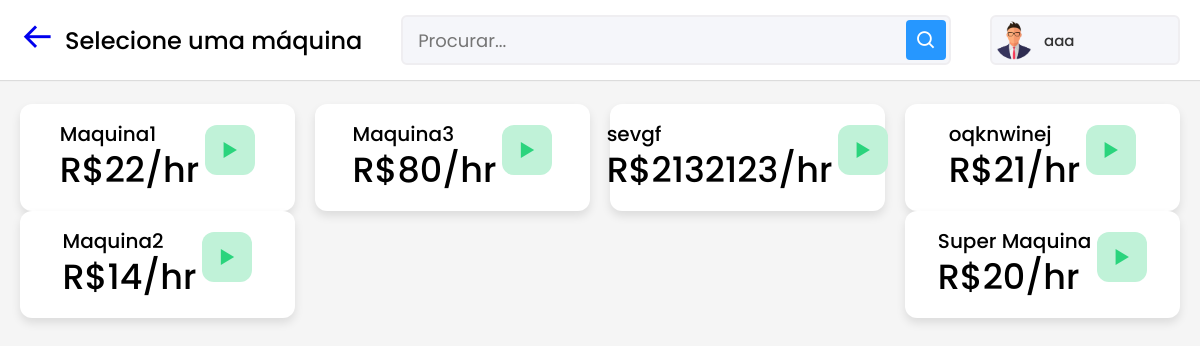
Screenshot of /GamelabsSistem/jogar.php (signed in) with the database file from the repository.
### tables this page shows
CREATE TABLE IF NOT EXISTS `alugador` (
  `codigo` int(11) NOT NULL AUTO_INCREMENT,
  `nome` varchar(255) NOT NULL,
  `ip` varchar(255) NOT NULL,
  `especificacoes` text NOT NULL,
  `valorHR` varchar(255) NOT NULL,
  PRIMARY KEY (`codigo`)
);

### GamelabsSistem/jogar.php (the view, shortened to what this page needs)
<?php
include_once('config.php');
$sqll = "SELECT * FROM alugador ";
$resultt = $conexao->query($sqll);
 ?>
 <?php
    $logado = $_SESSION['nome'];
?>
<!DOCTYPE html>
<html lang="pt-br" dir="ltr">
  <head>
    <link rel="stylesheet" href="styleDashboard.css">
    <link href='https://unpkg.com/boxicons@2.0.7/css/boxicons.min.css' rel='stylesheet'>
   </head>
<body>
  <section class="home-section" style = "left: 0px; width: 100%;">
    <nav style = "left: 0px; width: 100%;">
      <div class="sidebar-button">
      <a href = "mainSiteCerto.php">  <i class='bx bx-arrow-back sidebarBtn'></i></a>
        <span class="dashboard"> Selecione uma máquina</span>
      </div>
      <div class="search-box">
        <input type="text" placeholder="Procurar...">
        <i class='bx bx-search' ></i>
      </div>
      <div class="profile-details">
      <img src="profile.png" alt="">
        <span class="admin_name"><?php echo$logado?></span>
      </div>
    </nav>
    <div class="home-content">
    <div class="overview-boxes">
    <?php   while($aluguel_data = mysqli_fetch_assoc($resultt)) {?>
      <div class="box">
          <div class="right-side">
            <div class="box-topic"><?php  echo $aluguel_data["nome"]?></div>
            <div class="number">R$<?php  echo $aluguel_data["valorHR"]?>/hr</div>
        </div>
       <a href = "https://www.youtube.com/watch?v=726a6DwOitQ"> <i class='bx bx-play  cart two' ></i></a>
      </div>
      <?php }?>
      </div>
    </div>
</body>
</body>
</html>

### GamelabsSistem/styleDashboard.css (style rules this page uses)
* { margin: 0; padding: 0; box-sizing: border-box; font-family: 'Poppins', sans-serif; }
.home-section { position: relative; background: #f5f5f5; min-height: 100vh; width: calc(100% - 240px); left: 240px; transition: all 0.5s ease; }
.home-section nav { display: flex; justify-content: space-between; height: 80px; background: #fff; display: flex; align-items: center; position: fixed; width: calc(100% - 240px); left: 240px; z-index: 100; padding: 0 20px; box-shadow: 0 1px 1px rgba(0, 0, 0, 0.1); transition: all 0.5s ease; }
.home-section nav .sidebar-button { display: flex; align-items: center; font-size: 24px; font-weight: 500; }
nav .sidebar-button i { font-size: 35px; margin-right: 10px; }
.home-section nav .search-box { position: relative; height: 50px; max-width: 550px; width: 100%; margin: 0 20px; }
nav .search-box input { height: 100%; width: 100%; outline: none; background: #F5F6FA; border: 2px solid #EFEEF1; border-radius: 6px; font-size: 18px; padding: 0 15px; }
nav .search-box .bx-search { position: absolute; height: 40px; width: 40px; background: #2697FF; right: 5px; top: 50%; transform: translateY(-50%); border-radius: 4px; line-height: 40px; text-align: center; color: #fff; font-size: 22px; transition: all 0.4 ease; }
.home-section nav .profile-details { display: flex; align-items: center; background: #F5F6FA; border: 2px solid #EFEEF1; border-radius: 6px; height: 50px; min-width: 190px; padding: 0 15px 0 2px; }
nav .profile-details img { height: 40px; width: 40px; border-radius: 6px; object-fit: cover; }
nav .profile-details .admin_name { font-size: 15px; font-weight: 500; color: #333; margin: 0 10px; white-space: nowrap; }
.home-section .home-content { position: relative; padding-top: 104px; }
.home-content .overview-boxes { display: flex; align-items: center; justify-content: space-between; flex-wrap: wrap; padding: 0 20px; margin-bottom: 26px; }
.overview-boxes .box { display: flex; align-items: center; justify-content: center; width: calc(100% / 4 - 15px); background: #fff; padding: 15px 14px; border-radius: 12px; box-shadow: 0 5px 10px rgba(0,0,0,0.1); }
.overview-boxes .box-topic { font-size: 20px; font-weight: 500; }
.home-content .box .number { display: inline-block; font-size: 35px; margin-top: -6px; font-weight: 500; }
.home-content .box .cart { display: inline-block; font-size: 32px; height: 50px; width: 50px; background: #cce5ff; line-height: 50px; text-align: center; color: #66b0ff; border-radius: 12px; margin: -15px 0 0 6px; }
.home-content .box .cart.two { color: #2BD47D; background: #C0F2D8; }
@media (max-width: 1240px) { .home-section { width: calc(100% - 60px); left: 60px; } }
@media (max-width: 1240px) { .home-section nav { width: calc(100% - 60px); left: 60px; } }

### GamelabsSistem/jogar.php (style rules this page uses)
* { font-family: 'Poppins', sans-serif; }

### rows the page displays
alugador: nome "Maquina1", valorHR "22"
alugador: nome "Maquina3", valorHR "80"
alugador: nome "sevgf", valorHR "2132123"
alugador: nome "oqknwinej", valorHR "21"
alugador: nome "Maquina2", valorHR "14"
alugador: nome "Super Maquina", valorHR "20"

### other values shown
$logado "aaa"
